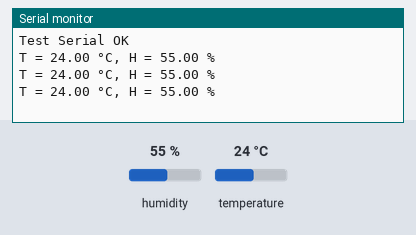
A sketch run on a simulated Arduino Uno, built with avr-gcc and run on an emulated ATmega328P. On the bench: the last lines printed to the serial monitor. The inputs (shaded band) are chosen by the test bench; at power-on: humidity 55 %, temperature 24 °C.

Above: at 2.8 s.
2.9 s: humidity set to 22 %
At 5.5 s:
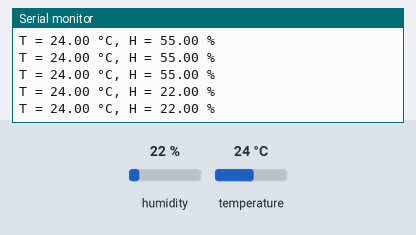
5.6 s: temperature set to 12 °C
At 6.4 s:
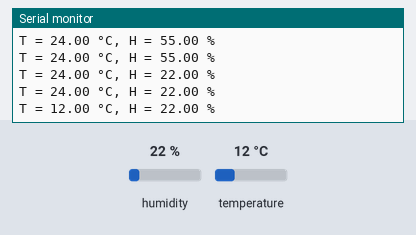
8.3 s: humidity set to 40 %
At 9.7 s:
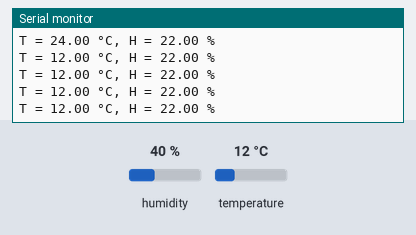
Timing chart, 0 to 11.3 s (numbered marks = the images above; inputs shaded):
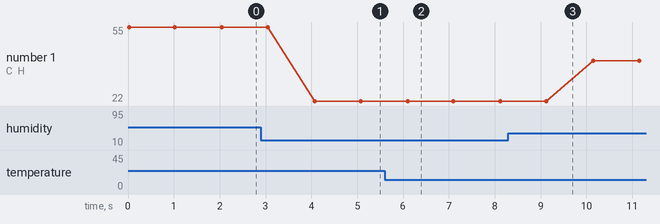

Measured:
- after the input at 2.9 s, the serial monitor: prints a new line after 1.2 s (image 1)
- after the input at 5.6 s, the serial monitor: prints a new line after 0.50 s (image 2)
- plotted number 1: 55 → 22 after the input at 2.9 s, 22 → 40 after the input at 8.3 s

The sketch:

code_temp.ino
```cpp
#include "DHT.h"

#define DHTPIN 7
#define DHTTYPE DHT11

DHT dht(DHTPIN, DHTTYPE);

void setup() {
  Serial.begin(9600);
  dht.begin();
  while (!Serial) {
    ; // wait for the serial connection to be established (useful with Nano 33)
  }
  Serial.println("Test Serial OK");
}

void loop() {

  float h = dht.readHumidity();
  float t = dht.readTemperature();
  Serial.print("T = ");
  Serial.print(t);
  Serial.print(" °C, H = ");
  Serial.print(h);
  Serial.println(" %");
  delay(1000);
}
```
